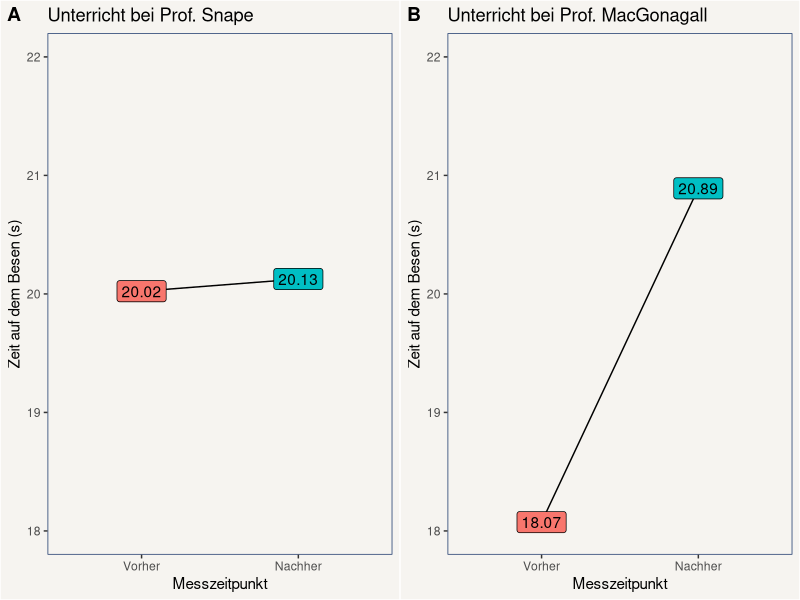

Source code (R):
## ---- chunk 1
knitr::opts_chunk$set(echo = FALSE, message=FALSE, warning=FALSE, fig.align="center")

# Pakete für diesen Artikel
library(tidyverse)
library(ggpubr)
library(psych)

# set global theme options for ggplot2
theme_update(panel.background = element_rect(fill = NA, color = "#153268"))
theme_update(legend.background = element_blank())
theme_update(panel.grid = element_blank())
theme_update(strip.background = element_rect(fill = "#153268"))
theme_update(strip.text = element_text(color = "white"))
theme_update(plot.background = element_rect(fill = "#f6f4f0"))
## ---- chunk 2
set.seed(1234239)
n1 <- 5000
x1 <- rep(c(0, 1), each = n1)
b1 <- 0.1
y1.t1 <- 20 + rnorm(n1, sd = 1)
y1.t2 <- y1.t1 + b1 + rnorm(n1)

d1 <- tibble(x1 = x1, y1 = c(y1.t1, y1.t2))

n2 <- 10
b2 <- 3
x2 <- rep(c(0, 1), each = n2)
y2.t1 <- 20 + rnorm(n2, sd = 4)
y2.t2 <- y2.t1 + b2 + rnorm(n2, sd = 4)
d2 <- tibble(x1 = x2, y1 = c(y2.t1, y2.t2))
## ---- chunk 3
(m1 <- lm(y1 ~ x1, data = d1) %>% summary())
(m2 <- lm(y1 ~ x1, data = d2) %>% summary())
## ---- chunk 4
xlab = "Messzeitpunkt"
ylab = "Zeit auf dem Besen (s)"
p1 <- d1 %>% 
  group_by(x1) %>% 
  summarise(y1 = mean(y1)) %>% 
  mutate(x1 = factor(x1, labels = c("Vorher", "Nachher"))) %>% 
  ggplot() +
  aes(x = x1, y = y1, fill = x1) +
  geom_line(aes(group=1)) +
  # geom_point(size = 3) +
  geom_label(aes(label = format(y1, digits = 2, nsmall = 2))) +
  ylim(c(18, 22)) +
  labs(x = xlab, y = ylab,
       title = "Unterricht bei Prof. Snape") +
  guides(fill=FALSE) +
  NULL

p2 <- d2 %>% 
  group_by(x1) %>% 
  summarise(y1 = mean(y1)) %>% 
  mutate(x1 = factor(x1, labels = c("Vorher", "Nachher"))) %>% 
  ggplot() +
  aes(x = x1, y = y1, fill = x1) +
  geom_line(aes(group=1)) +
  # geom_point(size = 3) +
  geom_label(aes(label = format(y1, digits = 2, nsmall = 2))) +
  ylim(c(18, 22)) +
  labs(x = xlab, y = ylab,
       title = "Unterricht bei Prof. MacGonagall") +
  guides(fill=FALSE) +
  NULL

flyplot <- ggarrange(p1, p2, ncol= 2, labels = "AUTO")
## ---- chunk 5
flyplot
## ---- chunk 6
cohen.d(d1$y1, d1$x1)
cohen.d(d2$y1, d2$x1)
